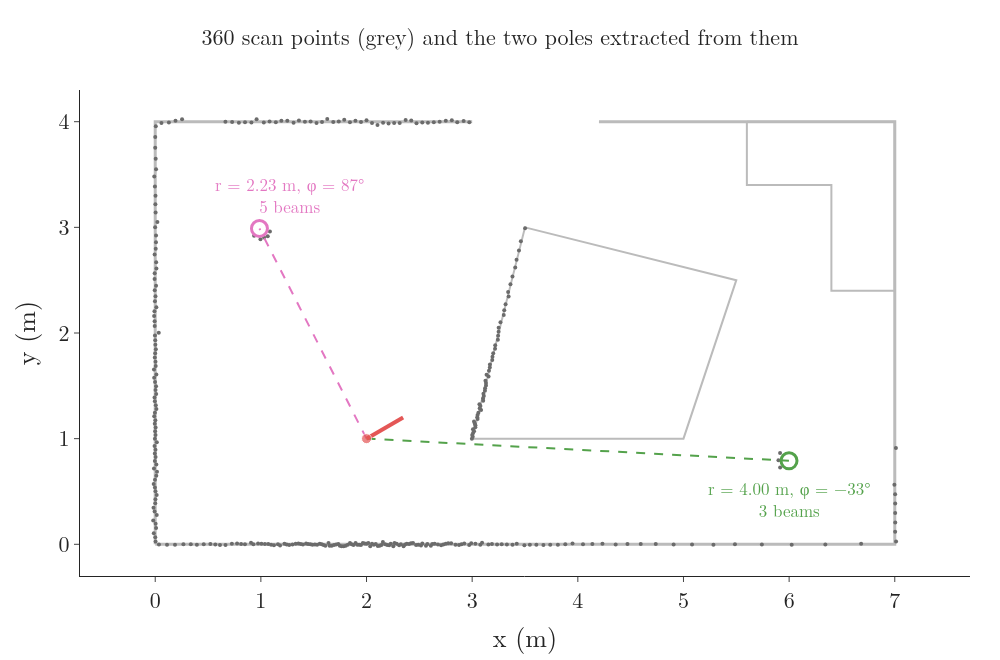

Recreate this plot in Python.
"""A simulated laser scan from the robot at (2, 1, 30 deg): 360 beams, 1 degree apart, range noise 1 cm (seeded).
Feature extraction finds the two poles as short groups of beams that are nearer than their neighbours.
Run: python scan_features.py -> scan_features.png"""
from pathlib import Path

import numpy as np
import plotly.graph_objects as go
from gifkit import FONT, GREEN, GREY, RED
from roommap import CAB, DOOR, H, POLES, ROBOT, TABLE, W, extract_poles, scan

here = Path(__file__).parent
PINK = "#E377C2"
b, r = scan(ROBOT, noise=0.01, rng=np.random.default_rng(0))
found = extract_poles(b, r)
x, y, th = ROBOT
fig = go.Figure()
for seg in [[(0, 0), (W, 0), (W, H), (DOOR[1], H)], [(DOOR[0], H), (0, H), (0, 0)]]:
    sx, sy = zip(*seg)
    fig.add_trace(go.Scatter(x=sx, y=sy, mode="lines", line=dict(color="#bbb", width=3)))
px, py = zip(*(TABLE + [TABLE[0]]))
fig.add_trace(go.Scatter(x=px, y=py, mode="lines", line=dict(color="#bbb", width=2)))
fig.add_trace(go.Scatter(x=[5.6, 7, 7, 6.4, 6.4, 5.6, 5.6], y=[4, 4, 2.4, 2.4, 3.4, 3.4, 4], mode="lines",
                         line=dict(color="#bbb", width=2)))
hx, hy = x + r * np.cos(th + b), y + r * np.sin(th + b)
fig.add_trace(go.Scatter(x=hx, y=hy, mode="markers", marker=dict(size=4, color=GREY)))
for rng_, bear, n in found:
    lx, ly = x + rng_ * np.cos(th + bear), y + rng_ * np.sin(th + bear)
    col = PINK if lx < 3 else GREEN
    fig.add_trace(go.Scatter(x=[x, lx], y=[y, ly], mode="lines", line=dict(color=col, width=2, dash="dash")))
    fig.add_trace(go.Scatter(x=[lx], y=[ly], mode="markers", marker=dict(size=16, color=col, symbol="circle-open",
                                                                            line=dict(width=3))))
    fig.add_annotation(x=lx, y=ly, text=f"r = {rng_:.2f} m, φ = {np.degrees(bear):.0f}°".replace("-", "−") + f"<br>{n} beams",
                       showarrow=False, yshift=-38 if lx > 3 else 34, xshift=0 if lx > 3 else 30,
                       font=dict(size=17, color=col))
fig.add_trace(go.Scatter(x=[x, x + 0.4 * np.cos(th)], y=[y, y + 0.4 * np.sin(th)], mode="lines+markers",
                         line=dict(color=RED, width=4), marker=dict(size=[10, 0], color=RED)))
fig.update_xaxes(range=[-0.3, 7.3], dtick=1, title="x (m)")
fig.update_yaxes(range=[-0.3, 4.3], dtick=1, title="y (m)", scaleanchor="x")
fig.update_layout(template="simple_white", width=1000, height=660, font=FONT, showlegend=False,
                  margin=dict(l=80, r=30, t=90, b=70),
                  title=dict(text="360 scan points (grey) and the two poles extracted from them", x=0.5,
                             font=dict(size=22)))
fig.write_image(here / "scan_features.png")
print([(round(a, 3), round(float(np.degrees(c)), 1), n) for a, c, n in found])
